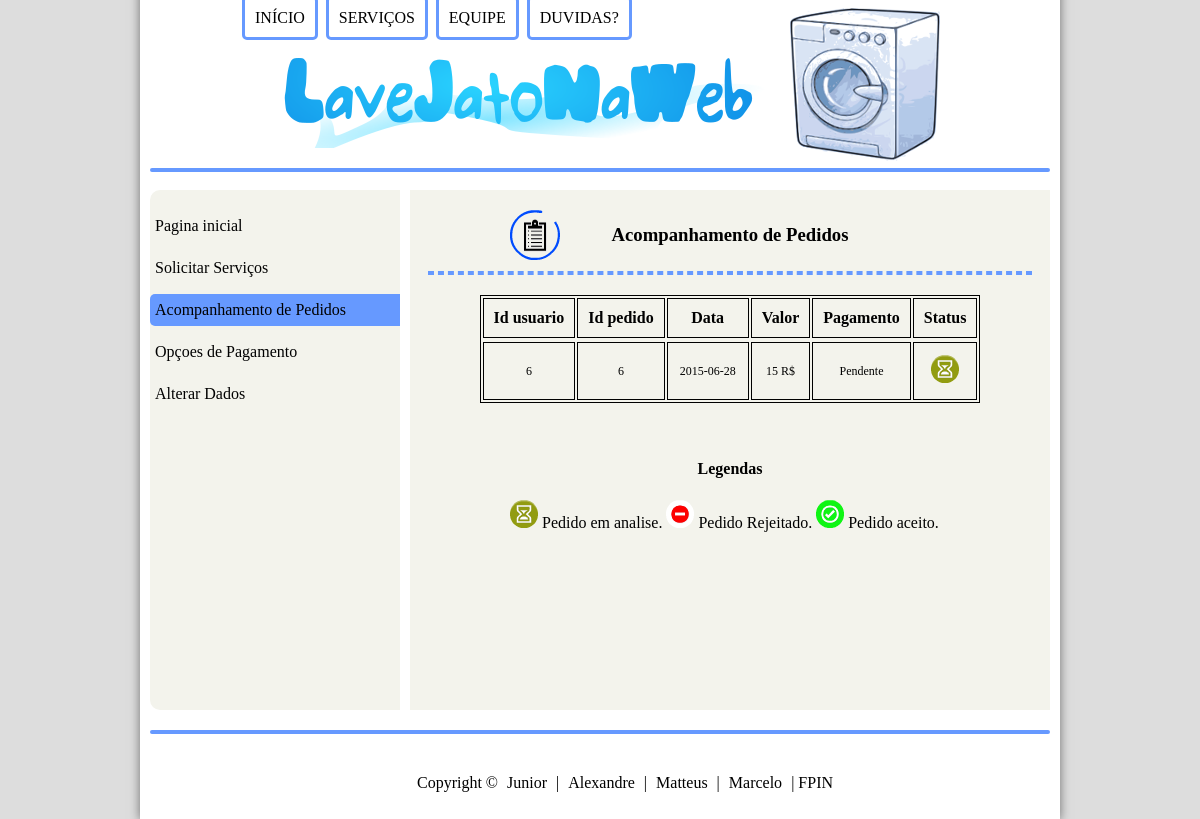
The app's page /pagina_usuario/acomp_pedidos.php (signed in), older data.
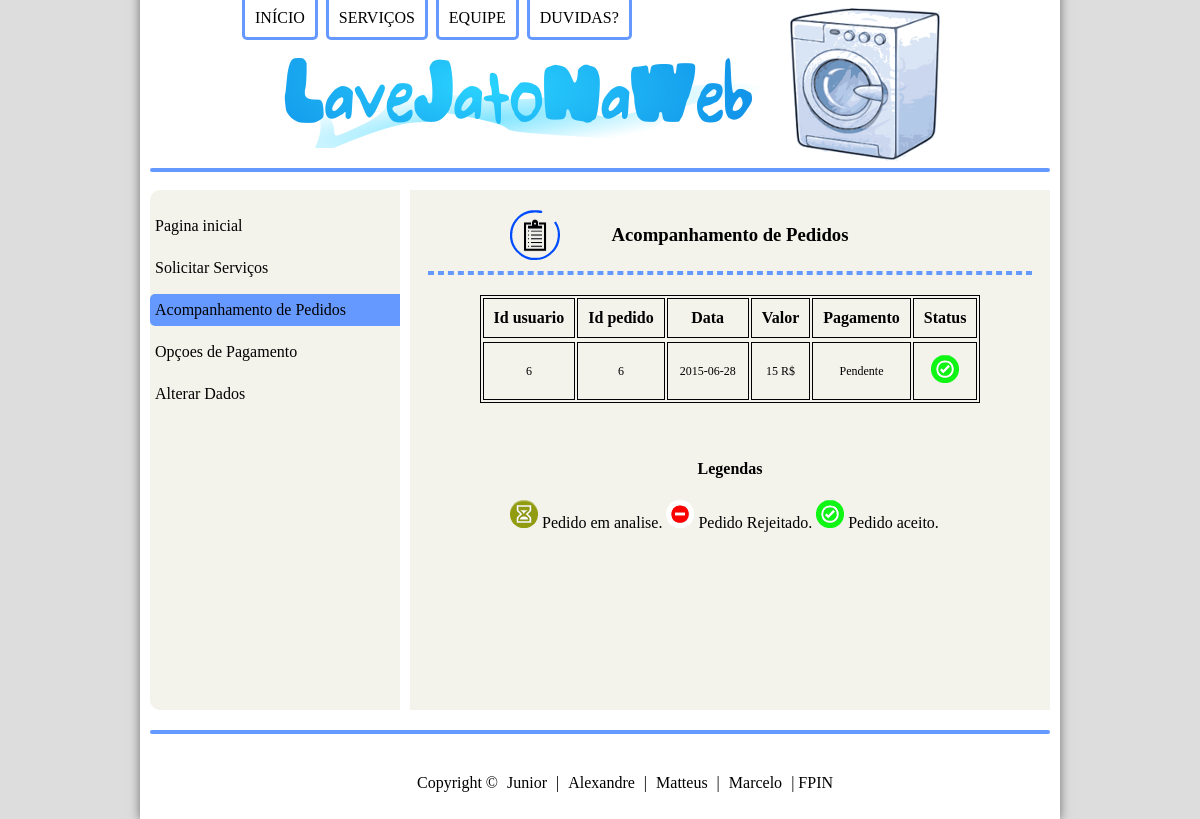
The same page, newer data.
### tables this page shows
CREATE TABLE IF NOT EXISTS `t_servico` (
  `id_usuario` int(11) NOT NULL,
`id_pedido` int(11) NOT NULL,
  `data` date NOT NULL,
  `valor` int(11) NOT NULL,
  `status_pagamento` varchar(30) NOT NULL DEFAULT 'Pendente',
  `status_pedido` varchar(20) NOT NULL DEFAULT 'Em analise'
);

### pagina_usuario/funcoes_usuario.php (the view, shortened to what this page needs)
<?php
function mostrarPedidoUsuario($id){
    $resultado = mysql_query("SELECT * FROM t_servico WHERE id_usuario = '$id'");
                                $linhas = mysql_num_rows($resultado);
                                echo "<table style='Border: 1px solid;'>";
                                echo "<tr><th>Id usuario</th><th>Id pedido</th><th>Data</th><th>Valor</th><th>Pagamento</th><th>Status</th><tr>";
                    for($i = 0 ; $i < $linhas ; $i++)
	                       {
                                $registro = mysql_fetch_row($resultado);
                                echo "<tr><td>$registro[0]</td>";
                                echo "<td> $registro[1] </td>";
                                echo "<td> $registro[2]</td>";
                                echo "<td> $registro[3] R$</td>";
                                echo "<td id='situacao'> $registro[4]</td>";
                        if($registro[5]=="Em analise"){
                                echo "<td id='cor'><img id='$i' src='js\\analise.png'></td>";
                        }else if($registro[5]=='Rejeitado'){
                            echo "<td id='cor'><img id='$i' src='js\\fail.png'></td>";
                        }else{
                            echo "<td id='cor'><img id='$i' src='js\\ok.png'></td>";
                        }
                           }
                                echo "</table>";
}
?>

### pagina_usuario/acomp_pedidos.php (shortened to what this page needs)
<?php
    require_once "funcoes_usuario.php";
    $id = $_SESSION['id'];
?>
<!DOCTYPE html>
<html>
	<head>
		<link rel="stylesheet" type="text/css" href="..\_css\login_usuario.css"/>
	</head>
    <body>
		<div id="interface">
			<?php
                include "header.php";
            ?>
			<hr class="linha">
			<section id="corpo">
				<div id="meio">
								<div id="info_usuario">
								<img class="imgacompanhamento" src="..\_imagens\acompanhamento.png"/>
								<h3>Acompanhamento de Pedidos</h3>
								<hr class="primeira">
                                <?php
                                  mostrarPedidoUsuario($id);
                                ?>
                                    <br><br>
                                    <h4>Legendas</h4>
                                    <img style="margin-left: 100px;"src="js/analise.png"/> Pedido em analise.
                                    <img src="js/fail.png"/> Pedido Rejeitado.
                                    <img src="js/ok.png"/> Pedido aceito.
								</div>
					<div id="op_serv">
					<nav id="menu_op" >
					<ul>
						<a href="pagina_usuario.php"><li>Pagina inicial</li></a>
						<a href="solicitar_servico.html"><li>Solicitar Serviços</li></a>
						<li style="background-color: #6699FF">Acompanhamento de Pedidos</li>
						<a href="op_pagamento.html"><li>Opçoes de Pagamento</li></a>
						<a href="alterar_dados.php"><li>Alterar Dados</li></a>
					</ul>
					</nav>
					</div>
				</div>
			</section>
			<aside id="lateral">
			</aside>
			<footer id="rodape">
			<hr class="linha">
				<p>Copyright © <span>Junior</span> | <span>Alexandre</span> | <span>Matteus</span> | <span>Marcelo</span> | FPIN</p>
			</footer>
        </div>
    </body>
</html>

### pagina_usuario/header.php
<?php
    echo "<header id='cabecalho'>
				<nav id='menu'>
					<h1>Menu Principal</h1>
					<ul>
						<li><a href='..\\index.php'>INÍCIO</a></li>
						<li><a href='..\\lavejatonaweb\\servicos.php'>SERVIÇOS</a></li>
						<li><a href='..\\lavejatonaweb\\equipe.html'>EQUIPE</a></li>
						<li><a href='..\\lavejatonaweb\\duvidas.html'>DUVIDAS?</a></li>
					</ul>
				</nav>
				<img class='icone' src='..\\_imagens\\laundry.png'/>
			</header>";
?>

### _css/login_usuario.css (style rules this page uses)
body { background-color: #dddddd; color: rgba(0,0,0,1); }
div#interface { width: 900px; background-color: #ffffff; margin: -20px auto 0px auto; box-shadow: 0px 0px 10px rgba(0,0,0,.5); padding: 10px; }
p { text-align: justify; text-indent: 50px; }
header#cabecalho { height: 150px; background: url("../_imagens/Logo.png") no-repeat 120px 60px; }
hr.linha { border: 2px solid; margin-top: 20px; color: #6699FF; border-radius: 5px; }
img.icone { position: relative; top: 10px; left: 640px; }
nav#menu { display: block; position: relative; right: 250px; }
nav#menu ul { list-style: none; text-transform: uppercase; position: absolute; top: -20px; left: 300px; }
nav#menu li { display: inline-block; border: 3px solid #6699FF; border-radius: 5px 5px; padding: 10px; margin: 2px; transition: background-color 1s; }
nav#menu a { color: #000000; text-decoration: none; }
section#corpo { display: block; width: 520px; float: left; padding-right: 15px; }
aside#lateral { padding-top: 50px; display: block; width: 350px; float: right; }
footer#rodape { clear: both; height: 80px; }
footer#rodape span { padding: 5px; border-radius: 5px 5px; }
footer#rodape p { text-align: center; font-family: Verdana; margin-top: 40px; }
div#meio { height: 500px; width: 900px; margin-top: 10px; margin-bottom: -10px; }
div#op_serv { margin-top: 10px; height: 520px; width: 250px; border-radius: 10px 0 0 10px; background-color: #F3F3EC ; }
nav#menu_op ul { list-style: none; float: left; width: 100%; padding: 0px; margin-top: 10px; }
nav#menu_op li { text-align: left; margin-top: 10px; border-radius: 5px 0 0 5px; padding: 7px 5px 7px 5px; font-family: Verdana; }
nav#menu_op a { text-decoration: none; color: black; }
div#info_usuario { height: 520px; width: 640px; float: right; background-color: #F3F3EC; margin-bottom: 20px; overflow-y: scroll; }
div#info_usuario h3 { margin-top: -20px; font-family: Verdana; text-align: center; }
div#info_usuario table { border: 1px solid; margin: auto; margin-top: 20px; }
div#info_usuario td { border: 1px solid; padding: 12px; font-family: verdana; font-size: 12px; text-align: center; margin-top: 10px; }
div#info_usuario th { border: 1px solid; padding: 10px; font-family: verdana; }
div#info_usuario hr.primeira { width: 600px; margin: auto; border: 2px dashed #6699FF; margin-top: 25px; margin-bottom: 20px; }
div#info_usuario h4 { font-family: verdana; text-align: center; }
img.imgacompanhamento { position: relative; top: 20px; left: 100px; }

Row changes from the older to the newer data that the page shows:
changed t_servico "Pendente": status_pedido "Em analise" → "Aceito" (drawn); status_pedido: picture added; status_pedido: picture removed
